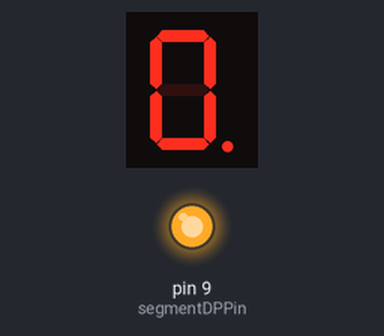
A sketch run on a simulated Arduino Uno, built with avr-gcc and run on an emulated ATmega328P. On the bench: 1-digit seven-segment display, output pins drawn as LEDs (lit = HIGH). Wiring (inferred from the names in the program): 1-digit 7-segment display, segments lit when HIGH: segments pin 2, pin 3, pin 4, pin 5, pin 6, pin 7, pin 8, pin 5. The segment pins are drawn as the display they are named for; pins used as bus, display or sensor lines are not drawn.

Above: at 0.1 s.
At 2.1 s:
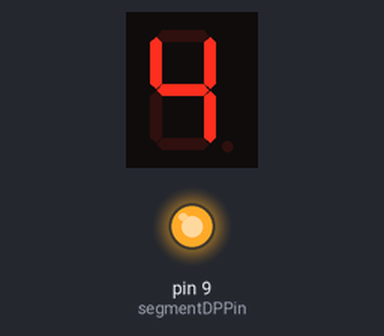
At 4.6 s:
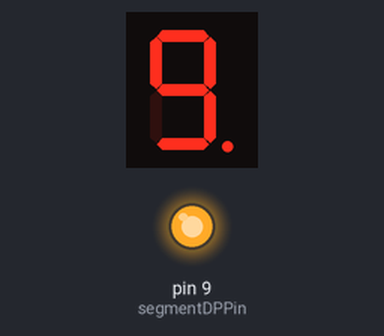
At 9.6 s:
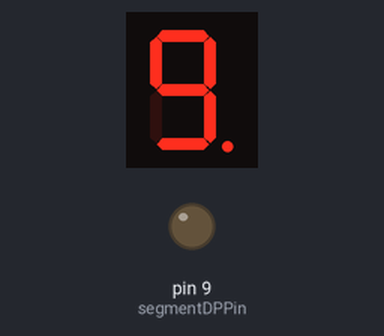
Timing chart, 0 to 36.5 s (numbered marks = the images above):
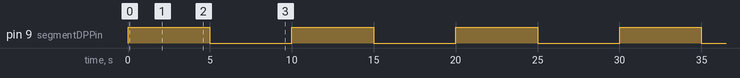

Measured:
- by itself, pin 9 (segmentDPPin): alternates HIGH for 5.0 s and LOW for 5.0 s
- by itself, everything shown: repeats every 10.0 s, in 20 steps
- what the display in image 1 shows lasts 0.5 s, from 2.0 s to 2.5 s

The sketch:

Lab4_1.ino
```cpp
const int8_t segmentAPin = 2;
const int8_t segmentBPin = 3;
const int8_t segmentCPin = 4;
const int8_t segmentDPin = 5;
const int8_t segmentEPin = 6;
const int8_t segmentFPin = 7;
const int8_t segmentGPin = 8;
const int8_t segmentDPPin = 9;

const int8_t segmentCount = 8;
int8_t segmentPin[] = {segmentAPin, segmentBPin, segmentCPin, segmentDPin, segmentEPin, segmentFPin,segmentGPin, segmentDPPin};

int8_t digits[][segmentCount - 1] {
  {true, true, true, true, true, true, false}, //0
  {false, true, true, false, false, false, false}, //1
  {true, true, false, true, true, false, true}, //2
  {true, true, true, true, false, false, true}, //3
  {false, true, true, false, false, true, true}, //4
  {true, false, true, true, false, true, true}, //5
  {true, false, true, true, true, true, true}, //6
  {true, true, true, false, false, false, false}, //7
  {true, true, true, true, true, true, true}, //8
  {true, true, true, true, false, true, true} //9
};

int8_t index = 0;
bool dpState = true;

void setup() {
  // put your setup code here, to run once:
  for(int i=0; i < 8; ++i) {
    pinMode(segmentPin[i], OUTPUT);
  }
}

void displayDigit(int8_t digit, int8_t decimalPoint) {
  for(int i = 0 ; i < segmentCount - 1; ++i)
    digitalWrite(segmentPin[i], digits[digit][i]);
   digitalWrite(segmentPin[segmentCount - 1], decimalPoint);
}

void loop() {
  // put your main code here, to run repeatedly:
  displayDigit(index, dpState);
  index++;
  delay(500);
  if(index == 10) {
    index = 0;
    dpState = !dpState;
  }
}
```
